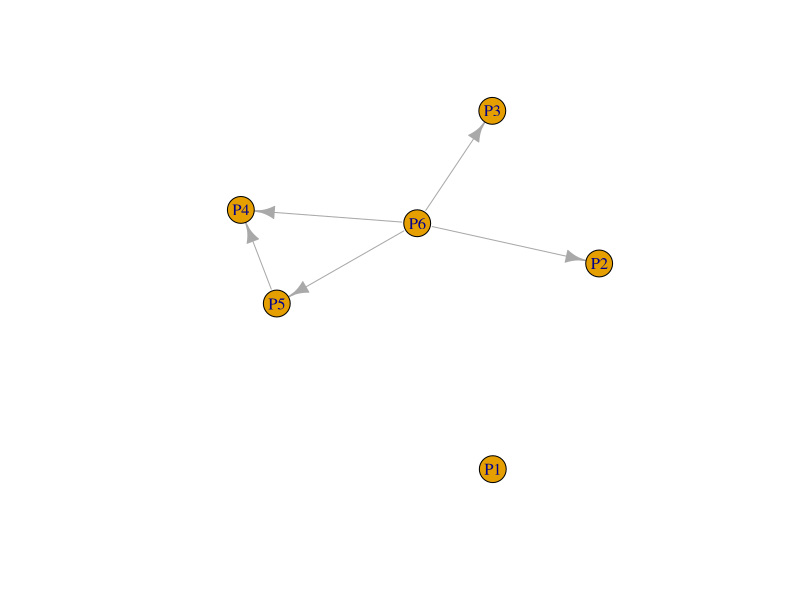

Source code (R):

## Methode ELECTRE1
## Fait par :
# AMHIL Younes
# ASSAAD Ahmed Amine
# KHALID Yahya

## Definition de la fonction ELECTRE 1
Electre1 <- function(tabPerformance, actions, criteres, poidsCriteres, seuil_c, seuil_d){
  
  # Verification des conditions d'execution
  if(nrow(tabPerformance) != length(actions))
    stop("Le nombre des rows doit etre egal au nombre des actions.")
  
  if(ncol(tabPerformance) != length(criteres))
    stop("Le nombre des rows doit etre egal au nombre des criteres.")
  
  if(ncol(tabPerformance) != length(poidsCriteres))
    stop("Le nombre des colonnes doit etre egal au nombre des poids des criteres donnees.")
  
  if(!is.numeric(poidsCriteres))
    stop("Type de donnees des poids criteres n'est pas compatible.")
  
  if(!("igraph" %in% rownames(installed.packages())))
    stop("Veuillez installer le package 'igraph'")
  
  # Importation de la librairie igraph
  library(igraph)
  
  # Declaration des variables
  nbr_lignes <- nrow(tabPerformance)
  nbr_col <- ncol(tabPerformance)
  
  matriceConcordance <- matrix(rep(0, nbr_lignes*nbr_lignes),
                               nbr_lignes,
                               nbr_lignes,
                               dimnames = list(actions, actions))
  
  matriceDiscordance <- matrix(rep(0, nbr_lignes*nbr_lignes),
                               nbr_lignes,
                               nbr_lignes,
                               dimnames = list(actions, actions))
  
  matriceSurClassement <- matrix(rep(0, nbr_lignes*nbr_lignes),
                                 nbr_lignes,
                                 nbr_lignes,
                                 dimnames = list(actions, actions))
  
  # Calcul de delta (l'amplitude maximum de tous les criteres) :
  temp <- c()
  for(j in 1:nbr_col)
    temp[j] <- max(tabPerformance[, j]) - min(tabPerformance[, j])
  delta <- max(temp)
  
  # Calcul du matrice de concordance & discordance
  for(i in 1:nbr_lignes){
    for(k in 1:nbr_lignes){
      if(i != k){
        
        pplus <- 0
        pegal <- 0
        max <- 0
        
        for(j in 1:nbr_col){
          # Calcul du p+
          if(tabPerformance[i, j] > tabPerformance[k, j])
            pplus <- pplus + poidsCriteres[j]
          
          # Calcul du p=
          if(tabPerformance[i, j] == tabPerformance[k, j])
            pegal <- pegal + poidsCriteres[j]
          
          # Calcul du : max(gj(Ak) - gj(Ai)) ou j appartient a J-(Ai,Ak)
          temp <- tabPerformance[k, j] - tabPerformance[i, j]
          if (temp >= max)
            max <- temp
        }
        
        # coeff. de concordance
        matriceConcordance[i, k] <- (pplus + pegal)/sum(poidsCriteres)
        # coeff. de discordance
        matriceDiscordance[i, k] <- max/delta
        
        # Matrice de surclassement : affiche des 0 et des 1 obtenus depuis la relation de surclassement
        if(matriceConcordance[i, k] >= seuil_c & matriceDiscordance[i, k] <= seuil_d)
          matriceSurClassement[i, k] <- 1
      }
    }
  }
  
  print("Matrice de concordance")
  print(matriceConcordance)
  print("Matrice de discordance")
  print(matriceDiscordance)
  
  # Traçage du graphe
  plot(graph.adjacency(matriceSurClassement))
}

# Cas d'etude
tabPerformance <- matrix(c(10, 0, 0, 20, 20,
                           20, 20, 5, 10, 5,
                           10, 10, 5, 5, 0,
                           10, 15, 20, 10, 16,
                           16, 10, 10, 13, 16,
                           10, 7, 13, 13, 13), nrow=6)

actions <- c("P1", "P2", "P3", "P4", "P5", "P6")
criteres <- c("C1", "C2", "C3", "C4", "C5")
poidsCriteres <- c(3, 2, 3, 1, 1)
seuil_c <- 0.9
seuil_d <- 0.15

# Appel de la fonction
Electre1(tabPerformance, actions, criteres, poidsCriteres, seuil_c, seuil_d)
